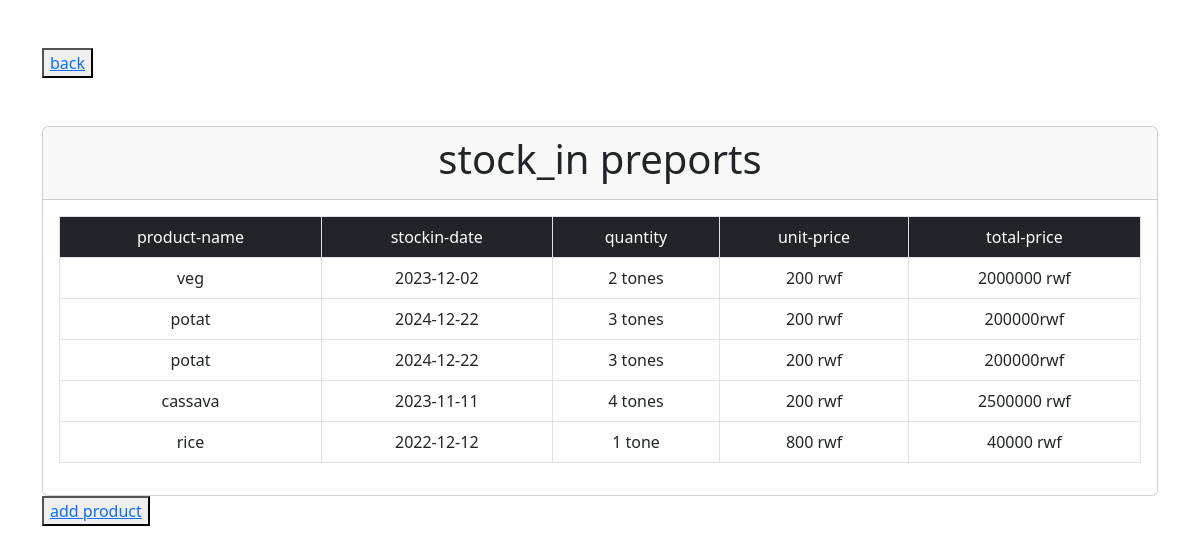
/stockin.php, run on the app's committed database.
### tables this page shows
CREATE TABLE `stock_in` (
  `id` int(255) NOT NULL,
  `name` varchar(255) NOT NULL,
  `date` date NOT NULL,
  `quantity` varchar(255) NOT NULL,
  `unitprice` varchar(255) NOT NULL,
  `totalprice` varchar(255) NOT NULL
);

### stockin.php (the view, shortened to what this page needs)
<?php
include'./connect.php';
$query = "select * from stock_in";
$result = mysqli_query($conn,$query);
?>
<!DOCTYPE html>
<html lang="en">
<head>
    <link rel="stylesheet" href="./style.css">
    <link rel="stylesheet" href="./css/bootstrap.min.css">
    <link rel="stylesheet" href="https://cdnjs.cloudflare.com/ajax/libs/font-awesome/6.4.0/css/all.min.css">
</head>
<body bg-dark>
     <div class="container">
        <div class="row mt-5">
            <div class="col">
            <button class=""><a class="" href="./products.php">back</a></button>
               <div class="card mt-5">
                <div class="card-header">
                    <h2 class="display-6 text-center">stock_in preports</h2>
                </div>
                <div class="card-body">
                    <table class="table table-bordered text-center">
                        <tr class="bg-dark text-white">
                            <td>product-name</td>
                            <td>stockin-date</td>
                            <td>quantity</td>
                            <td>unit-price</td>
                            <td>total-price</td>
                        </tr>
                        <tr>
                            <?php
                            while($row = mysqli_fetch_assoc($result))
                            {
                              ?>
                                <td><?php echo $row['name']; ?></td>
                                <td><?php echo $row['date']; ?></td>
                                <td><?php echo $row['quantity']; ?></td>
                                <td><?php echo $row['unitprice']; ?></td>
                                <td><?php echo $row['totalprice']; ?></td>
                           </tr>
                            <?php
                        }
                         ?>
                    </table>
                </div>
               </div>
            </div>
        </div>
     </div>
     <div class="container"><button><a href="./products.php">add product</a></button>
</body>
</html>

### style.css (style rules this page uses)
body { background-color: silver; }
button,a,.submit { cursor: pointer; }

### data on the page
stock_in: name "veg", date "2023-12-02", quantity "2 tones", unitprice "200 rwf", totalprice "2000000 rwf"
stock_in: name "potat", date "2024-12-22", quantity "3 tones", unitprice "200 rwf", totalprice "200000rwf"
stock_in: name "potat", date "2024-12-22", quantity "3 tones", unitprice "200 rwf", totalprice "200000rwf"
stock_in: name "cassava", date "2023-11-11", quantity "4 tones", unitprice "200 rwf", totalprice "2500000 rwf"
stock_in: name "rice", date "2022-12-12", quantity "1 tone", unitprice "800 rwf", totalprice "40000 rwf"
